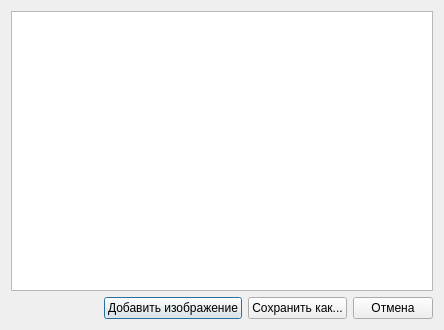
<?xml version="1.0" encoding="UTF-8"?>
<ui version="4.0">
 <class>createpdf</class>
 <widget class="QDialog" name="createpdf">
  <property name="geometry">
   <rect>
    <x>0</x>
    <y>0</y>
    <width>444</width>
    <height>330</height>
   </rect>
  </property>
  <property name="windowTitle">
   <string>Dialog</string>
  </property>
  <layout class="QHBoxLayout" name="horizontalLayout_2">
   <item>
    <layout class="QVBoxLayout" name="verticalLayout">
     <item>
      <widget class="QTextEdit" name="textEdit"/>
     </item>
     <item>
      <layout class="QHBoxLayout" name="horizontalLayout">
       <item>
        <spacer name="horizontalSpacer">
         <property name="orientation">
          <enum>Qt::Horizontal</enum>
         </property>
         <property name="sizeHint" stdset="0">
          <size>
           <width>40</width>
           <height>20</height>
          </size>
         </property>
        </spacer>
       </item>
       <item>
        <widget class="QPushButton" name="pushButton">
         <property name="text">
          <string>Добавить изображение</string>
         </property>
        </widget>
       </item>
       <item>
        <widget class="QPushButton" name="pushButton_2">
         <property name="text">
          <string>Сохранить как...</string>
         </property>
        </widget>
       </item>
       <item>
        <widget class="QPushButton" name="pushButton_3">
         <property name="text">
          <string>Отмена</string>
         </property>
        </widget>
       </item>
      </layout>
     </item>
    </layout>
   </item>
  </layout>
 </widget>
 <resources/>
 <connections/>
</ui>
